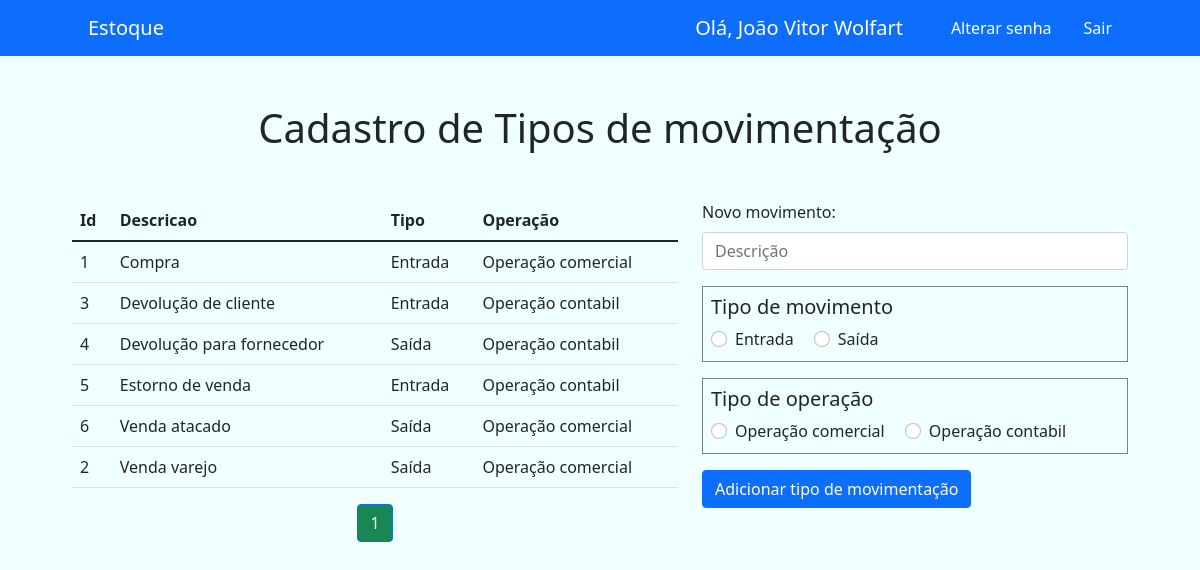
Page /adicionar_movimento/ (signed in) on the committed database.
### produtos/models.py (models this page shows, shortened)
class Movimento(models.Model):
    tipo_movimento = models.CharField(max_length=50)
    entrada = models.BooleanField()
    somente_contabil = models.BooleanField(default=False)

### produtos/views.py (the view, shortened to what this page needs)
# urls.py: path('adicionar_movimento/', views.adicionar_movimento, name='adicionar_movimento'),
@login_required(login_url='login')
def adicionar_movimento(request):
    mov = Movimento.objects.all().order_by('tipo_movimento')
    paginator = Paginator(mov, 8)
    page = request.GET.get('p')
    mov = paginator.get_page(page)
    if request.method != 'POST':
        return render(request, 'paginas/adicionar_movimento.html', {'mov':mov})

### produtos/templates/paginas/adicionar_movimento.html (shortened to what this page needs)
{% extends 'base.html'%}
{%block 'conteudo'%}
<h1 class="text-center my-5">Cadastro de Tipos de movimentação</h1>
<div class="row">
  <div class="col-lg-7">
    <table class="table">
      <thead>
        <tr>
          <th scope="col">Id</th>
          <th scope="col">Descricao</th>
          <th scope="col">Tipo</th>
          <th scope="col">Operação</th>
        </tr>
      </thead>
      <tbody>
        {% for c in mov%}
        <tr>
            <td>{{c.id}}</td>
            <td>{{c.tipo_movimento}}</td>
            {% if c.entrada %}
            <td>Entrada</td>
            {% else %}
            <td>Saída</td>
            {%endif%}
            {% if c.somente_contabil%}
            <td>Operação contabil</td>
            {% else %}
            <td>Operação comercial</td>
            {%endif%}
        </tr>
        {%endfor%}
      </tbody>
    </table>
    <nav aria-label="Page navigation example">
      <ul class="pagination justify-content-center">
        {%for pagina in mov.paginator.page_range%}
        {%if mov.number == pagina%}
          <li class="page-item active"><a class="page-link bg-success" href="?p={{pagina}}">{{pagina}}</a></li>
        {% else %}
          <li class="page-item"><a class="page-link" href="?p={{pagina}}">{{pagina}}</a></li>
        {%endif%}
        {%endfor%}
      </ul>
    </nav>
  </div>
  <div class="col-lg-5">
    <form method="post" action="{% url 'adicionar_movimento' %}" enctype="multipart/form-data">
      <div class="mb-3">
        <label class="form-label">Novo movimento: </label>
        <input type="text" class="form-control" name="movimento" placeholder="Descrição" value="{{request.POST.movimento}}">
      </div>
      <div style="border: 1px solid grey;" class="my-3 py-2 px-2">
        <h5>Tipo de movimento</h5>
        {%if request.POST.tipo == 'entrada'%}
        <div class="form-check form-check-inline">
          <input class="form-check-input" type="radio" name="tipo" id="entrada" value="entrada" checked>
          <label class="form-check-label" for="entrada">Entrada</label>
        </div>
        <div class="form-check form-check-inline">
          <input class="form-check-input" type="radio" name="tipo" id="saida" value="saida">
          <label class="form-check-label" for="saida">Saída</label>
        </div>
        {% else %}
        <div class="form-check form-check-inline">
          <input class="form-check-input" type="radio" name="tipo" id="entrada" value="entrada">
          <label class="form-check-label" for="entrada">Entrada</label>
        </div>
        <div class="form-check form-check-inline">
          <input class="form-check-input" type="radio" name="tipo" id="saida" value="saida">
          <label class="form-check-label" for="saida">Saída</label>
        </div>
        {%endif%}
      </div>
      <div style="border: 1px solid grey;" class="my-3 py-2 px-2">
        <h5>Tipo de operação</h5>
        {%if request.POST.operacao == 'comercial'%}
        <div class="form-check form-check-inline">
          <input class="form-check-input" type="radio" name="operacao" id="comercial" value="comercial" checked>
          <label class="form-check-label" for="comercial">Operação comercial</label>
        </div>
        <div class="form-check form-check-inline">
          <input class="form-check-input" type="radio" name="operacao" id="contabil" value="contabil">
          <label class="form-check-label" for="contabil">Operação contabil</label>
        </div>
        {% else %}
        <div class="form-check form-check-inline">
          <input class="form-check-input" type="radio" name="operacao" id="comercial" value="comercial">
          <label class="form-check-label" for="comercial">Operação comercial</label>
        </div>
        <div class="form-check form-check-inline">
          <input class="form-check-input" type="radio" name="operacao" id="contabil" value="contabil">
          <label class="form-check-label" for="contabil">Operação contabil</label>
        </div>
        {%endif%}
      </div>
      <button type="submit" class="btn btn-primary">Adicionar tipo de movimentação</button>
    </form>
  </div>
</div>
{%endblock%}

### templates/base.html (shortened to what this page needs)
{% load static%}
<!doctype html>
<html lang="pt-br">
  <head>
    <link href="https://cdn.jsdelivr.net/npm/bootstrap@5.1.3/dist/css/bootstrap.min.css" rel="stylesheet">
    <link rel="stylesheet" href="{% static 'css/blog.css' %}">
  </head>
  <body>
    <nav class="navbar navbar-light bg-primary">
        <div class="container">
          <a href="{% url 'home'%}" class="navbar-brand nav-link text-white text-center">Estoque</span>
          <div class="d-flex">
          <span>Olá, {{user.first_name}} {{user.last_name}}</span>
          <a class="nav-link text-white" href="{% url 'alterar_senha' %}">Alterar senha</a>
          <a class="nav-link text-white" href="{% url 'logout' %}">Sair</a>
          </div>
        </div>
      </nav>
      <div class="container mt-5 mb-3">
      {% block 'conteudo' %}
      {% endblock %}
    </div>
  </body>
</html>

### templates/static/css/blog.css (style rules this page uses)
* { margin: 0; padding: 0; }
body { background-color: azure; }
.container { width: 90%; margin: 0 auto; }
a { cursor: pointer; }

### rows in the picture
Movimento: id "1", tipo_movimento "Compra", entrada "Entrada", somente_contabil "Operação comercial"
Movimento: id "3", tipo_movimento "Devolução de cliente", entrada "Entrada", somente_contabil "Operação contabil"
Movimento: id "4", tipo_movimento "Devolução para fornecedor", entrada "Saída", somente_contabil "Operação contabil"
Movimento: id "5", tipo_movimento "Estorno de venda", entrada "Entrada", somente_contabil "Operação contabil"
Movimento: id "6", tipo_movimento "Venda atacado", entrada "Saída", somente_contabil "Operação comercial"
Movimento: id "2", tipo_movimento "Venda varejo", entrada "Saída", somente_contabil "Operação comercial"

### other values in the picture
{{ user.first_name }} "João Vitor"
{{ user.last_name }} "Wolfart"
{{ pagina }} "1"
